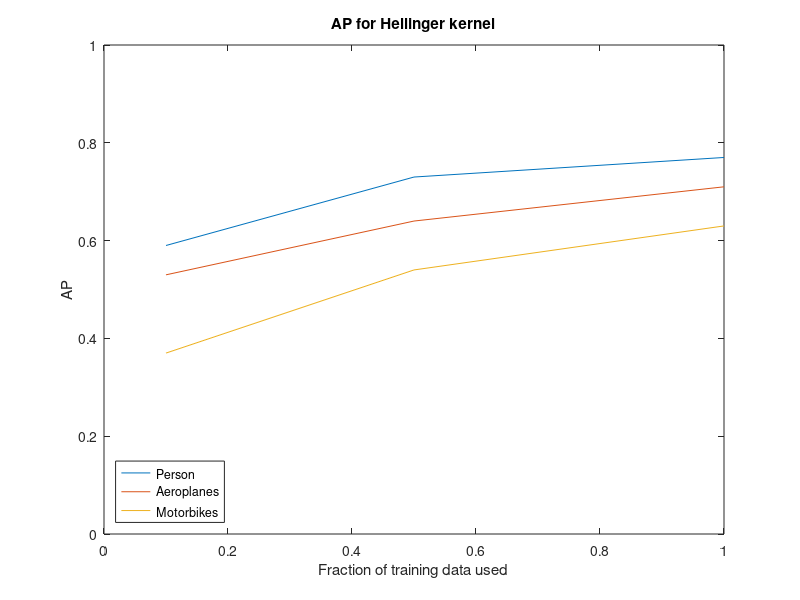
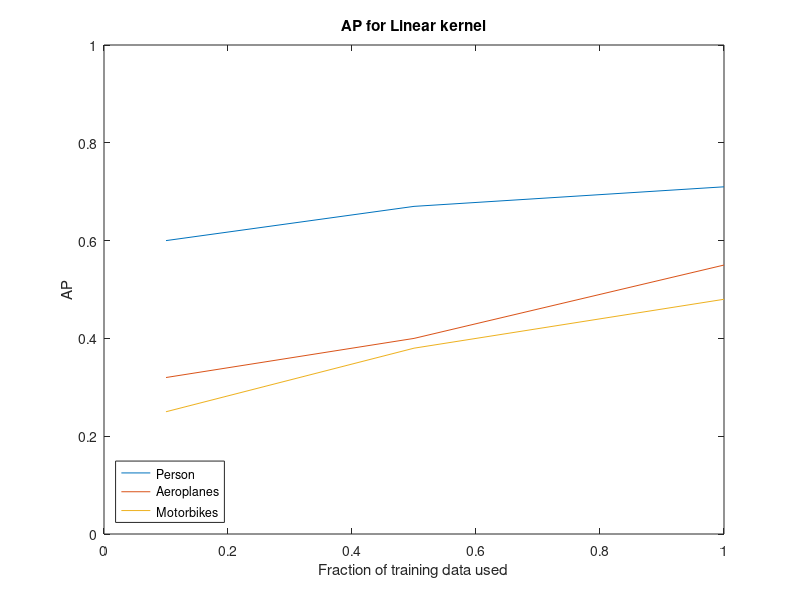

MATLAB code to generate these figures, in order:
% For Hellinger Kernel

figure
x = [0.1,0.5,1];
y = [0.59, 0.73,0.77];
plot(x,y)

hold on


x = [0.1,0.5,1];
y = [0.53,0.64,0.71];
plot(x,y)
x = [0.1,0.5,1];
y = [0.37, 0.54,0.63];
plot(x,y)

title('AP for Hellinger kernel')
xlabel('Fraction of training data used') % x-axis label
ylabel('AP') % y-axis label
legend('Person','Aeroplanes','Motorbikes','Location','southwest')
axis([0 1 0 1])
hold off



% For the linear kernel


figure
x = [0.1,0.5,1];
y = [0.60, 0.67,0.71];
plot(x,y)

hold on


x = [0.1,0.5,1];
y = [0.32,0.40,0.55];
plot(x,y)

x = [0.1,0.5,1];
y = [0.25, 0.38,0.48];
plot(x,y)

title('AP for Linear kernel')
xlabel('Fraction of training data used') % x-axis label
ylabel('AP') % y-axis label
legend('Person','Aeroplanes','Motorbikes','Location','southwest')
axis([0 1 0 1])
hold off